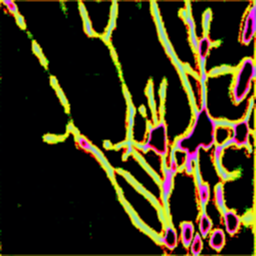
#> input picture branch_Detec_6/gdg.png, 256 x 256 px
$ python branchDetect.py
#> lines starting #> are read from the running program, lines starting #| are printed output that depends on the picture; after the words box and inside, x2 and y2 are one past the last pixel; in counts of white or black regions, pixels touching at a corner belong together
import cv2
import numpy as np

# Read the binary image
image = cv2.imread('gdg.png', cv2.IMREAD_GRAYSCALE)
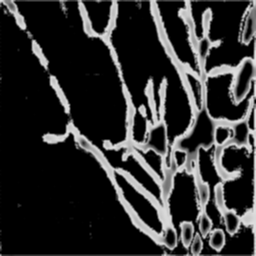
#> image: shape (256, 256); min 0, max 225, mean 46.4

# Threshold the image to get binary image
_, image1 = cv2.threshold(image, 127, 255, cv2.THRESH_BINARY)
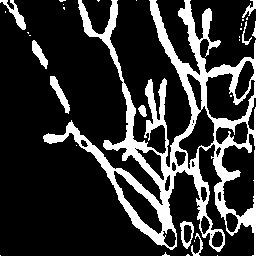
#> image1: shape (256, 256); 20% white; 31 white regions (21 under 20 px), largest, box (x1, y1, x2, y2) and area: (43, 0, 256, 256) 11829, (50, 76, 70, 114) 257, (0, 0, 26, 30) 234

# from file 5 manuel binarized default image
image2 = cv2.imread('bdg.png')
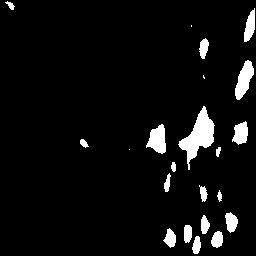
#> input picture branch_Detec_6/bdg.png, 256 x 256 px
#> image2 is the input picture: shape (256, 256, 3); min 0, max 255, mean 14.2


# Define a kernel for dilation
kernel = np.ones((5,5), np.uint8)  # You can adjust the size of the kernel according to your requirement

# Dilate the image
image2 = cv2.dilate(image2, kernel, iterations=1)
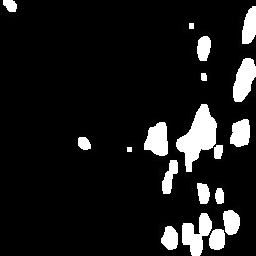
#> image2: shape (256, 256, 3); min 0, max 255, mean 25.8

# Convert image1 to color (3-channel) image
image1_color = cv2.cvtColor(image1, cv2.COLOR_GRAY2BGR)

# Ensure both images have the same dimensions
image2 = cv2.resize(image2, (image1_color.shape[1], image1_color.shape[0]))

# Convert images to numpy arrays
image1_np = np.array(image1_color, dtype=np.int16)  # Use image1_color instead of image1
image2_np = np.array(image2, dtype=np.int16)

# Subtract one image from the other
result = image1_np - image2_np
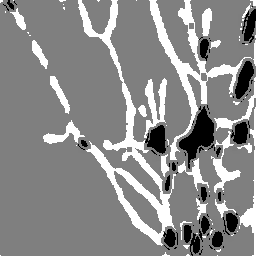
#> result: shape (256, 256, 3) int16; min -255, max 255, mean 25.2; drawn with min black and max white

# Clip negative values to zero
result = np.clip(result, 0, 255)
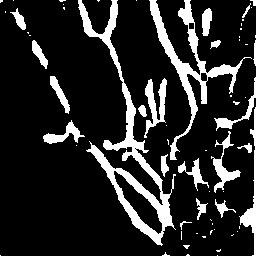
#> result: shape (256, 256, 3) int16; min 0, max 255, mean 39.7

# Convert back to uint8
result = result.astype(np.uint8)

kernel = np.ones((3, 3), np.uint8)

# Perform erosion followed by dilation
result = cv2.erode(result, kernel, iterations=1)
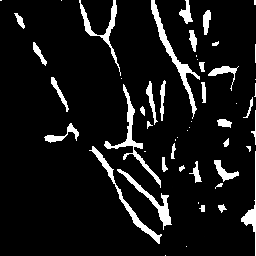
#> result: shape (256, 256, 3); min 0, max 255, mean 22.1

cv2.imwrite('branches_detected.png', result)
# Display the result
cv2.imshow('Subtracted Image', result)
cv2.waitKey(0)

cv2.destroyAllWindows()
